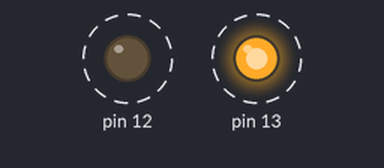
Recording of a sketch running on a simulated Arduino Uno, built with avr-gcc and run on an emulated ATmega328P. Shown: output pins drawn as LEDs (lit = HIGH). Dashed ring = blinking.

Above: at 0.05 s.
Timing chart, 0 to 3.0 s (numbered marks = the images above):
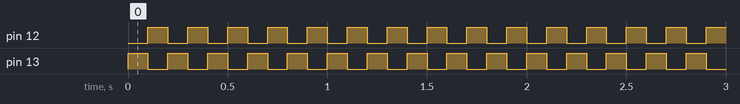

Measured:
- by itself, pin 12, pin 13: alternates HIGH for 0.10 s and LOW for 0.10 s

The sketch:

nodemculed.ino
```cpp
// https://www.teachmemicro.com/intro-nodemcu-arduino/
// Use basic functionality of NodeMCU - no web server
//   -GPIO12 is D6 on the board
//   -GPIO13 is D7 on the board

// the setup function runs once when you press reset or power the board
void setup() {
  // initialize digital pin 13 as an output.
  pinMode(12, OUTPUT); // [D6] - [GPIO12] -         - [HMISO]
  pinMode(13, OUTPUT); // [D7] - [GPIO13] - [RXD2]  - [HMOSI]
}


// the loop function runs over and over again forever
void loop() {
  digitalWrite(13, HIGH);   // turn the LED on (HIGH is the voltage level)
  digitalWrite(12, LOW);
  delay(100);              // wait for a second
  digitalWrite(13, LOW);    // turn the LED off by making the voltage LOW
  digitalWrite(12, HIGH);
  delay(100);              // wait for a second
}

/*
   The chip model: CP2102
   NodeMCU V1.0
   https://frightanic.com/iot/comparison-of-esp8266-nodemcu-development-boards/

                                                                  |---|
                                      [TOUT] -   [ADC0] - [A0]  - |---|
                                                 [RSRV] - [RSV] - |---|
                                                 [RSRV] - [RSV] - |---|
                                      [SDD3] - [GPIO10] - [SD3] - |---|
                                      [SDD2] -  [GPIO9] - [SD2] - |---|
                                      [SDD1] -   [MOSI] - [SD1] - |---|
                                     [SDCMD] -     [CS] - [CMD] - |---|
                                      [SDD0] -   [MISO] - [SD0] - |---|
                                     [SDCLK] -   [SCLK] - [CLK] - |---|
                                                  [GND] - [GND] - |---|
                                                 [3.3V] - [3V3] - |---|
                                                   [EN] - [EN]  - |---|
                                                  [RST] - [RST] - |---|
                                                  [GND] - [GND] - |---|
                                                  [VIN] - [VIN] - |---|
                                                                  |---|


   |---|
   |---| - [D0] - [GPIO16] - [USER] - [WAKE]
   |---| - [D1] - [GPIO5]
   |---| - [D2] - [GPIO4]
   |---| - [D3] - [GPIO0] - [FLASH]
   |---| - [D4] - [GPIO2] - [TXD1]
   |---| - [3V3] - [3.3V]
   |---| - [GND] - [GND]
   |---| - [D5] - [GPIO14] -         - [HSCLK]
   |---| - [D6] - [GPIO12] -         - [HMISO]
   |---| - [D7] - [GPIO13] - [RXD2]  - [HMOSI]
   |---| - [D8] - [GPIO15] - [TXD2]  - [HCS]
   |---| - [RX] - [GPIO3]  - [RXD0]
   |---| - [TX] - [GPIO1]  - [TXD0]
   |---| - [GND] - [GND]
   |---| - [3V3] - [3.3V]
   |---|

*/


/* Manufacturer information

   https://www.amazon.com/gp/product/B01IK9GEQG/
   MakerFocus 2pcs ESP8266 NodeMCU LUA CP2102 ESP-12E
   Internet WiFi Development Board Serial Wireless Module Internet for Arduino IDE/Micropython
   with Free Adapter Board for ESP8266 ESP-01 and nRF24L01+


   There is the way to guide you to use the new version:
   The command you needed to use is: esptool.py --baud 115200 --port /dev/tty.SLAB_USBtoUART write_flash -fs 32m -ff 80m --flash_mode dio 0x00000 boot_v1.7.bin 0x1000 user1.bin 0x37c000 esp_init_data_default.bin 0x37e000 blank.bin
   The important part is “—flash mode dio”
   https://github.com/espressif/esptool/wiki/SPI-Flash-Modes;

   Firmware link: https://github.com/nodemcu/nodemcu-firmware;
   Data download access to the website: http://www.nodemcu.com;
   Test Video: https://www.youtube.com/watch?v=Gh_pgqjfeQc;
   Makerfocus nRF24L01+ and ESP8266 ESP-01 Breadboard Breakout Adapter Board is come for free,
   it can compatible with "nRF24L01+ " and ESP8266 ESP-01. If you need more information about it,
   pls refer to: https://www.amazon.com/dp/B01N5AK6E1;

   ESP8266 is a highly integrated chip designed for the needs of a new connected world. It offers a
   complete and self-contained Wi-Fi networking solution, allowing it to either host the application
   or to offload all Wi-Fi networking functions from another application processor.

   ESP8266 has powerful on-board processing and storage capabilities that allow it to be integrated
   with the sensors and other application specific devices through its GPIOs with minimal development
   up-front and minimal loading during runtime. Its high degree of on-chip integration allows for
   minimal external circuitry, and the entire solution, including front-end module, is designed to
   occupy minimal PCB area;

   We Have a Strong After-sales Service Team:
   As long as you have any questions about the product, we will resolve your issue immediately if
   received your email, your satisfactory purchase experience is our greatest hope! How to email us?
   Plz click “MakerFocus” and click “Ask a question” to email us! Looking forward to your consultation!


*/
```
